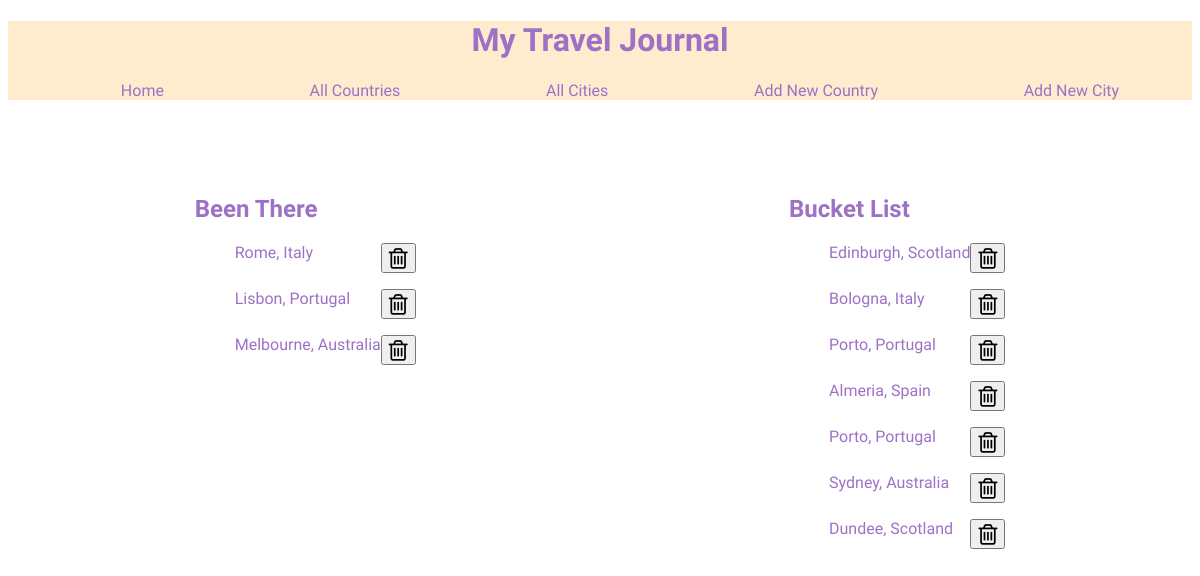
Before: /cities with the older database file.
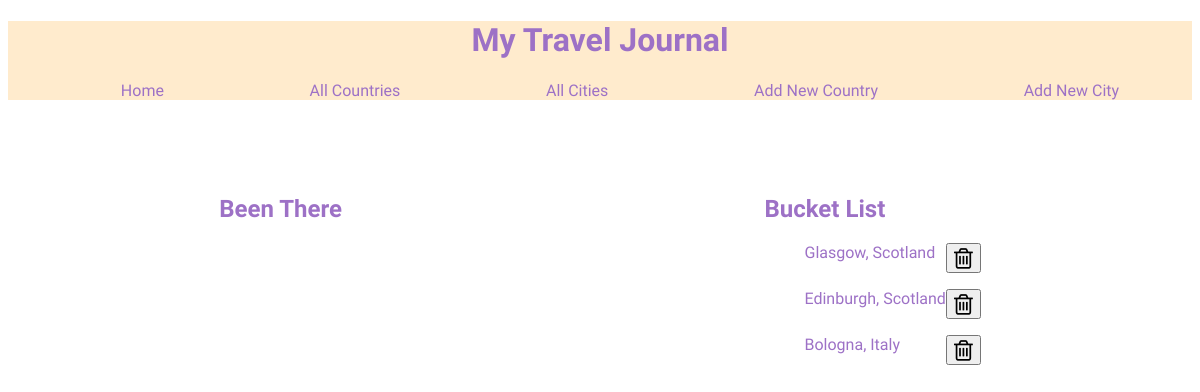
After: the same page with the newer database file.
### tables this page shows
CREATE TABLE cities (
    ID INTEGER PRIMARY KEY AUTOINCREMENT,
    name VARCHAR,
    visited BOOLEAN DEFAULT FALSE,
    country_id INTEGER NOT NULL,
        FOREIGN KEY (country_id)
            REFERENCES countries(id)
        
);

CREATE TABLE countries (
    id INTEGER PRIMARY KEY AUTOINCREMENT,
    name VARCHAR,
    visited BOOLEAN DEFAULT FALSE
);

### controllers/cities_controller.py (the view)
@cities_blueprint.route("/cities")
def cities():
    cities = city_repository.select_all()
    return render_template("cities/index.html", all_cities = cities)

### db/run_sql.py (called while the page is built)
def get_db():
    path = os.path.dirname(os.path.abspath(__file__))
    db = os.path.join(path, "travel_manager.db")
    conn = sqlite3.connect(db)
    conn.execute("PRAGMA foreign_keys = 1")
    conn.row_factory = sqlite3.Row
    return conn

def run_sql(sql, values=[]):
    db = get_db()
    cursor =db.cursor()
    cursor.execute(sql, values)
    results = cursor.fetchall()
    db.commit()
    db.close()
    return results

### repositories/city_repository.py (called while the page is built)
def select_all():
    cities = []
    sql = "SELECT * FROM cities"
    results = run_sql(sql)
    for row in results:
        visited = True if row['visited'] == 1 else False
        country = country_repository.select(row['country_id'])
        city = City(row['name'], country, visited, row['id'])
        cities.append(city)
    return cities

### repositories/country_repository.py (called while the page is built)
def select(id):
    country = None
    sql = "SELECT * FROM countries WHERE id = ?"
    values = [id]
    results = run_sql(sql, values)[0]
    if results is not None:
        visited = True if results['visited'] == 1 else False
        country = Country(results['name'], visited, results['id'])
    return country

### templates/cities/index.html
{% extends "base.html" %}
{% block content %}
<div class = "flexme">
        <div>
            <h2 class = "headings"> Been There</h2>
            {% for city in all_cities %}
            {% if city.visited == True %}
                <ul class="lists">
                    <li><a href="/cities/{{city.id}}">{{city.name}}</a>, {{city.country.name}}</li>
                    <li>
                        <form action="/cities/{{city.id}}/delete" method ="POST">
                            <button>
                                <i class="fa fa-trash-o" style="font-size:24px"></i>
                            </button>
                        </form>
                    </li>
                </ul>
            {% endif %}
            {% endfor %}
        </div>
        <div>
            <h2 class = "headings">Bucket List</h2>
            {% for city in all_cities %}
            {% if city.visited == False %}
                <ul class = "lists">
                    <li><a href="/cities/{{city.id}}">{{city.name}}</a>, {{city.country.name}}</li>
                    <li>
                        <form action="/cities/{{city.id}}/delete" method ="POST">
                            <button>
                                <i class="fa fa-trash-o" style="font-size:24px"></i>
                            </button>
                        </form>
                    </li>
                </ul>
            {% endif %}
            {% endfor %}
        </div>
</div>
{% endblock %}

### templates/base.html (shortened to what this page needs)
<!DOCTYPE html>
<html lang="en">
<head>
    <link rel="stylesheet" href="{{ url_for('static', filename='base.css')}}">
    <link rel="stylesheet" href="https://cdnjs.cloudflare.com/ajax/libs/font-awesome/4.7.0/css/font-awesome.min.css">
</head>
<body>
    <header id="Headline">
        <h1>My Travel Journal</h1>
        <nav>
            <ul class = "menu">
                <li><a href="/">Home</a></li>
                <li><a href="/countries">All Countries</a></li>
                <li><a href="/cities">All Cities</a></li>
                <li><a href="/countries/new">Add New Country</a></li>
                <li><a href="/cities/new">Add New City</a></li>
            </ul>
        </nav>
    </header>
    <div class="container">
        {% block content %}
        {% endblock %}
    </div>
</body>
</html>

### static/base.css (style rules this page uses)
header { background-color: blanchedalmond; color: rgb(157, 113, 198); font-family: 'Coming Soon', cursive; }
#Headline > h1 { display: flex; justify-content: center; }
.menu { list-style: none; display: flex; flex-direction: row; justify-content: space-around; }
.menu li a { text-decoration: none; color: rgb(157, 113, 198); }
.container .headings { color: rgb(157, 113, 198); font-family: 'Coming Soon', cursive; }
.container .lists li a { text-decoration:none; color: rgb(157, 113, 198); font-family: 'Coming Soon', cursive; }
.container .lists li { text-decoration:none; color: rgb(157, 113, 198); font-family: 'Coming Soon', cursive; }
.container .lists { list-style: none; display: flex; flex-direction: row; justify-content: space-between; }
.container .flexme { display: flex; flex-direction: row; justify-content: space-around; align-content: center; padding-top: 5%; }

Changed rows visible on the page:
removed cities: name "Rome", country.name "Italy", shown under "Been There"
removed cities: name "Lisbon", country.name "Portugal", shown under "Been There"
removed cities: name "Melbourne", country.name "Australia", shown under "Been There"
removed cities: name "Porto", country.name "Portugal", shown under "Bucket List"
removed cities: name "Almeria", country.name "Spain", shown under "Bucket List"
removed cities: name "Porto", country.name "Portugal", shown under "Bucket List"
removed cities: name "Sydney", country.name "Australia", shown under "Bucket List"
removed cities: name "Dundee", country.name "Scotland", shown under "Bucket List"
added cities: name "Glasgow", country.name "Scotland", shown under "Bucket List"
